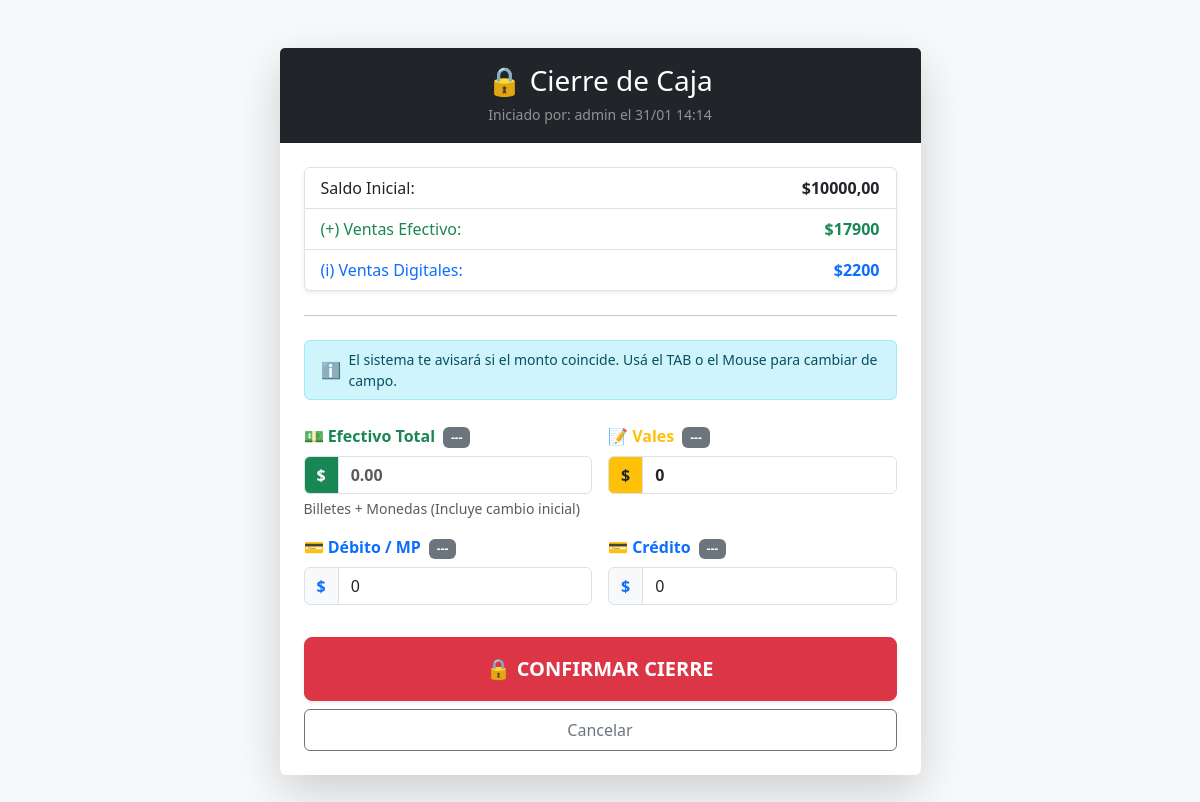
The page /cierre/ (signed in) on the database its author committed.
### gestion/models.py (models this page shows, shortened)
class SesionCaja(models.Model):
    usuario = models.ForeignKey(User, on_delete=models.PROTECT)
    fecha_apertura = models.DateTimeField(auto_now_add=True)
    fecha_cierre = models.DateTimeField(null=True, blank=True)
    saldo_inicial = models.DecimalField(max_digits=12, decimal_places=2, help_text="Dinero en caja al abrir")
    saldo_final_esperado = models.DecimalField(max_digits=12, decimal_places=2, null=True, blank=True)
    saldo_final_real = models.DecimalField(max_digits=12, decimal_places=2, null=True, blank=True)
    monto_efectivo_real = models.DecimalField(max_digits=12, decimal_places=2, default=0, verbose_name="Efectivo")
    monto_debito_real = models.DecimalField(max_digits=12, decimal_places=2, default=0, verbose_name="Débito")
    monto_credito_real = models.DecimalField(max_digits=12, decimal_places=2, default=0, verbose_name="Crédito")
    monto_vales_real = models.DecimalField(max_digits=12, decimal_places=2, default=0, verbose_name="Vales y Fiados")
    justificacion = models.TextField(blank=True, null=True, verbose_name="Notas de Auditoría (Dueña)", help_text="Usar para explicar faltantes o sobrantes.")
    estado = models.BooleanField(default=True, help_text="True si está abierta")

### gestion/views.py (the view, shortened to what this page needs)
# urls.py: path('cierre/', views.cierre_caja, name='cierre_caja'),
@login_required
def cierre_caja(request):
    sesion = SesionCaja.objects.filter(estado=True).last()
    if not sesion:
        return redirect('ventas')
    ventas_efectivo = sesion.ventas.filter(metodo_pago='EFECTIVO').aggregate(Sum('total'))['total__sum'] or 0
    ventas_vales = sesion.ventas.filter(metodo_pago='VALE').aggregate(Sum('total'))['total__sum'] or 0
    ventas_debito = sesion.ventas.filter(metodo_pago__in=['DEBITO', 'MERCADOPAGO']).aggregate(Sum('total'))['total__sum'] or 0
    ventas_credito = sesion.ventas.filter(metodo_pago='CREDITO').aggregate(Sum('total'))['total__sum'] or 0
    ingresos = sesion.movimientos.filter(tipo='INGRESO').aggregate(Sum('monto'))['monto__sum'] or 0
    egresos = sesion.movimientos.filter(tipo='EGRESO').aggregate(Sum('monto'))['monto__sum'] or 0
    esperado_efectivo = sesion.saldo_inicial + ventas_efectivo + ingresos - egresos
    sesion.saldo_final_esperado = esperado_efectivo
    sesion.save()
    context = {
        'sesion': sesion,
        'esperado_efectivo': esperado_efectivo,
        'esperado_vales': ventas_vales,
        'esperado_debito': ventas_debito,
        'esperado_credito': ventas_credito,
        'ventas_efectivo': ventas_efectivo,
        'ventas_digital': ventas_debito + ventas_credito,
    }
    return render(request, 'gestion/cierre_caja.html', context)

### gestion/templates/gestion/cierre_caja.html (shortened to what this page needs)
<!DOCTYPE html>
<html lang="es">
<head>
    <link href="https://cdn.jsdelivr.net/npm/bootstrap@5.3.0/dist/css/bootstrap.min.css" rel="stylesheet">
</head>
<body class="bg-light">
<div class="container mt-5 mb-5">
    <div class="row justify-content-center">
        <div class="col-md-7">
            <div class="card shadow-lg border-0">
                <div class="card-header bg-dark text-white text-center py-3">
                    <h3 class="mb-1">🔒 Cierre de Caja</h3>
                    <small class="text-white-50">Iniciado por: {{ sesion.usuario.username }} el {{ sesion.fecha_apertura|date:"d/m H:i" }}</small>
                </div>
                <div class="card-body p-4">
                    <ul class="list-group mb-4 shadow-sm">
                        <li class="list-group-item d-flex justify-content-between align-items-center">
                            <span>Saldo Inicial:</span>
                            <span class="fw-bold">${{ sesion.saldo_inicial }}</span>
                        </li>
                        <li class="list-group-item d-flex justify-content-between align-items-center">
                            <span class="text-success">(+) Ventas Efectivo:</span>
                            <span class="fw-bold text-success">${{ ventas_efectivo }}</span>
                        </li>
                        <li class="list-group-item d-flex justify-content-between align-items-center">
                            <span class="text-primary">(i) Ventas Digitales:</span>
                            <span class="fw-bold text-primary">${{ ventas_digital }}</span>
                        </li>
                    </ul>
                    <hr class="my-4">
                    <form method="POST" onkeydown="return event.key != 'Enter';">
                        <div class="alert alert-info d-flex align-items-center py-2 mb-4">
                            <span class="me-2">ℹ️</span>
                            <span class="small">El sistema te avisará si el monto coincide. Usá el TAB o el Mouse para cambiar de campo.</span>
                        </div>
                        <div class="row g-3 mb-4">
                            <div class="col-md-6">
                                <label class="form-label fw-bold text-success">
                                    💵 Efectivo Total
                                    <span id="badge-efectivo" class="badge bg-secondary ms-1">---</span>
                                </label>
                                <div class="input-group">
                                    <span class="input-group-text bg-success text-white fw-bold">$</span>
                                    <input type="number" step="0.01" name="efectivo" class="form-control fw-bold"
                                           required placeholder="0.00"
                                           data-esperado="{{ esperado_efectivo|stringformat:'.2f' }}"
                                           onkeyup="validar(this, 'badge-efectivo')">
                                </div>
                                <small class="text-muted d-block mt-1">Billetes + Monedas (Incluye cambio inicial)</small>
                            </div>
                            <div class="col-md-6">
                                <label class="form-label fw-bold text-warning">
                                    📝 Vales
                                    <span id="badge-vales" class="badge bg-secondary ms-1">---</span>
                                </label>
                                <div class="input-group">
                                    <span class="input-group-text bg-warning text-dark fw-bold">$</span>
                                    <input type="number" step="0.01" name="vales" class="form-control fw-bold"
                                           value="0" required
                                           data-esperado="{{ esperado_vales|stringformat:'.2f' }}"
                                           onkeyup="validar(this, 'badge-vales')">
                                </div>
                            </div>
                            <div class="col-md-6">
                                <label class="form-label fw-bold text-primary">
                                    💳 Débito / MP
                                    <span id="badge-debito" class="badge bg-secondary ms-1">---</span>
                                </label>
                                <div class="input-group">
                                    <span class="input-group-text text-primary fw-bold">$</span>
                                    <input type="number" step="0.01" name="debito" class="form-control"
                                           value="0" required
                                           data-esperado="{{ esperado_debito|stringformat:'.2f' }}"
                                           onkeyup="validar(this, 'badge-debito')">
                                </div>
                            </div>
                            <div class="col-md-6">
                                <label class="form-label fw-bold text-primary">
                                    💳 Crédito
                                    <span id="badge-credito" class="badge bg-secondary ms-1">---</span>
                                </label>
                                <div class="input-group">
                                    <span class="input-group-text text-primary fw-bold">$</span>
                                    <input type="number" step="0.01" name="credito" class="form-control"
                                           value="0" required
                                           data-esperado="{{ esperado_credito|stringformat:'.2f' }}"
                                           onkeyup="validar(this, 'badge-credito')">
                                </div>
                            </div>
                        </div>
                        <div class="d-grid gap-2 pt-2">
                            <button type="submit" class="btn btn-danger btn-lg py-3 fw-bold text-uppercase shadow-sm" onclick="return confirm('¿Estás segura de cerrar la caja? Revisá los montos.')">
                                🔒 Confirmar Cierre
                            </button>
                            <a href="{% url 'ventas' %}" class="btn btn-outline-secondary py-2">Cancelar</a>
                        </div>
                    </form>
                </div>
            </div>
        </div>
    </div>
</div>
</body>
</html>

### rows shown on the page
SesionCaja: usuario.username "admin", fecha_apertura "31/01 14:14", saldo_inicial "10000,00"

### other values the page prints
{{ ventas_efectivo }} "17900"
{{ ventas_digital }} "2200"
